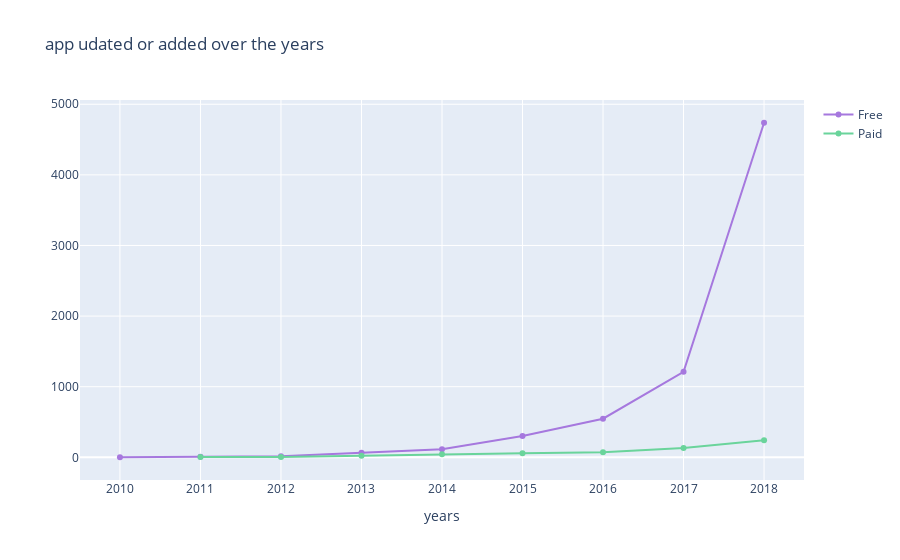

Notebook cell for this chart:
### Code cell
col='year_added'
v1=d1[col].value_counts().reset_index()
v1=v1.rename(columns={col:'count','index':col})
v1['percent']=v1['count'].apply(lambda x : 100*x/sum(v1['count']))
v1=v1.sort_values(col)
v2=d2[col].value_counts().reset_index()
v2=v2.rename(columns={col:'count','index':col})
v2['percent']=v2['count'].apply(lambda x : 100*x/sum(v2['count']))
v2=v2.sort_values(col)
trace1 = go.Scatter(x=v1[col], y=v1["count"], name="Free", marker=dict(color="#a678de"))
trace2 = go.Scatter(x=v2[col], y=v2["count"], name="Paid", marker=dict(color="#6ad49b"))
y = [trace1, trace2]
layout={'title':"app udated or added over the years",'xaxis':{'title':"years"}}
fig = go.Figure(data=y, layout=layout)
py.offline.iplot(fig)

### Figure 1 — Plotly figure (JSON) as saved in the notebook; plotly's stock layout.template omitted (floating-point values rounded to 4 significant figures)
{"data": [{"marker": {"color": "#a678de"}, "name": "Free", "type": "scatter", "x": [2010, 2011, 2012, 2013, 2014, 2015, 2016, 2017, 2018], "y": [1, 9, 16, 66, 113, 301, 547, 1212, 4738]}, {"marker": {"color": "#6ad49b"}, "name": "Paid", "type": "scatter", "x": [2011, 2012, 2013, 2014, 2015, 2016, 2017, 2018], "y": [3, 4, 21, 43, 58, 71, 133, 242]}], "layout": {"title": {"text": "app udated or added over the years"}, "xaxis": {"title": {"text": "years"}}}}
